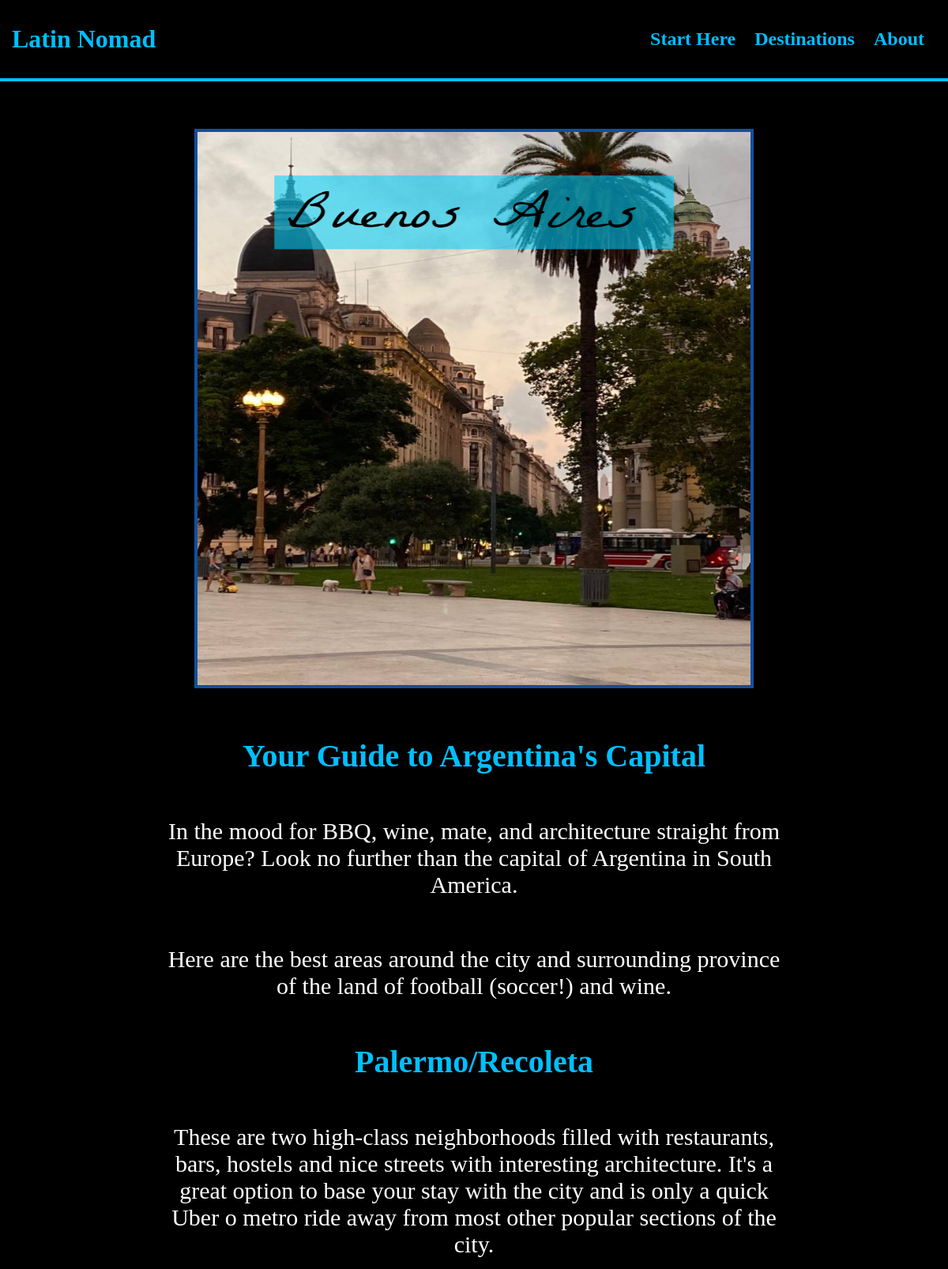
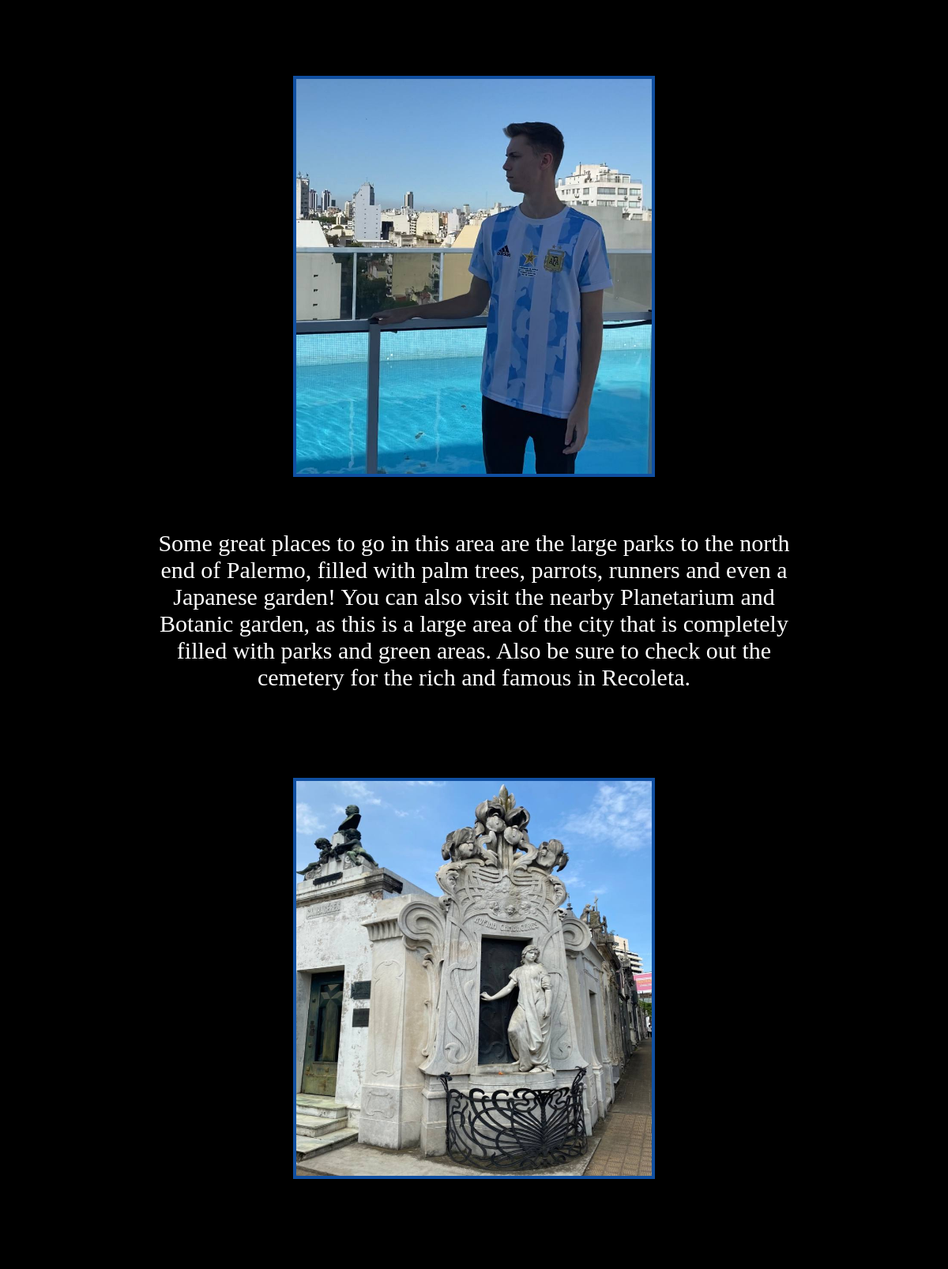
The app's page /posts/buenos-aires (upper part) with its own data (2 pictures, top to bottom).
### blog/models.py (models this page shows, shortened)
class Post(models.Model):
    title = models.CharField(max_length=255)
    body = RichTextField(blank=True, null=True)
    slug = models.SlugField(unique=True, blank=True, null=True)

### blog/views.py (the view, shortened to what this page needs)
# urls.py: path('posts/<slug:slug>', views.ArticleDetailView.as_view(), name='article-detail'),
class ArticleDetailView(FormMixin, DetailView):
    model = Post
    template_name = 'blogpostdetail.html'
    form_class = CommentForm
    def get_context_data(self, **kwargs):
        context = super(ArticleDetailView, self).get_context_data(**kwargs)
        context['form'] = CommentForm(initial={'post': self.object})
        return context

### blog/templates/blogpostdetail.html (shortened to what this page needs)
<!DOCTYPE html>
<html lang="en">
{%load crispy_forms_tags %}
{% load static %}
    <head>
        <link rel="stylesheet" href="../static/styles.css">
    </head>
    <body>
        <header>
            <li><a href="{% url 'home' %}"><h1>Latin Nomad</h1></a></li>
            <nav>
                <ul class="top-nav">
                    <li><a href="../start"><h1>Start Here</h1></a></li>
                    <li><a href="../destinations"><h1>Destinations</h1></a></li>
                    <li><a href="../about"><h1>About</h1></a></li>
                </ul>
            </nav>
        </header>
        <hr>
        <div class="post-main-content">
            {{ post.body|safe }}
        </div>
    </body>
</html>

### blog/static/styles.css (style rules this page uses)
header { display: flex; justify-content: space-between; align-items: center; list-style: none; background-color: black; padding-left: 15px; }
html, body { height: 100%; margin: 0; }
header li a { text-decoration: none; color: rgb(0, 191, 255); }
.top-nav { list-style: none; padding-right: 20px; }
.top-nav li { display: inline-block; padding: 0px 10px; }
hr { border-top: 4px solid rgb(0, 191, 255); border-left: none; border-right: none; border-bottom: none; margin-top: 0px; margin-bottom: 0px; }
.post-main-content { background-color: black; text-align: center; width: 100%; padding-top: 5px; padding-bottom: 5px; }
.blog-pic-main { width: 700px; height: 700px; border-style: solid; border-width: 4px; border-color: rgb(16, 79, 161); }
.blog-pic-med { margin-top: 50px; width: 450px; height: 500px; border-style: solid; border-width: 4px; border-color: rgb(16, 79, 161); }
.post-main-content h1 { font-size: 40px; color: rgb(0, 191, 255); }
.post-main-content p { display: block; margin-top: 50px; margin-bottom: 50px; font-size: 30px; color: white; padding: 5px; margin-left: auto; margin-right: auto; max-width: 800px; }

### records on screen
Post: body (picture), body "Your Guide to Argentina's Capital In the mood for BBQ, wine, mate, and architecture straight from Europe? Look no further than the capital of Argentina in South America. Here are the best areas around the city and surrounding province of the land of football (soccer!) and wine. Palermo/Recoleta These are two high-class neighborhoods filled with restaurants, bars, hostels and nice streets with interesting architecture. It's a great option to base your stay with the city and is only a quick Uber o metro ride away from most other popular sections of the city. Some great places to go in this area are the large parks to the north end of Palermo, filled with palm trees, parrots, runners and even…"
